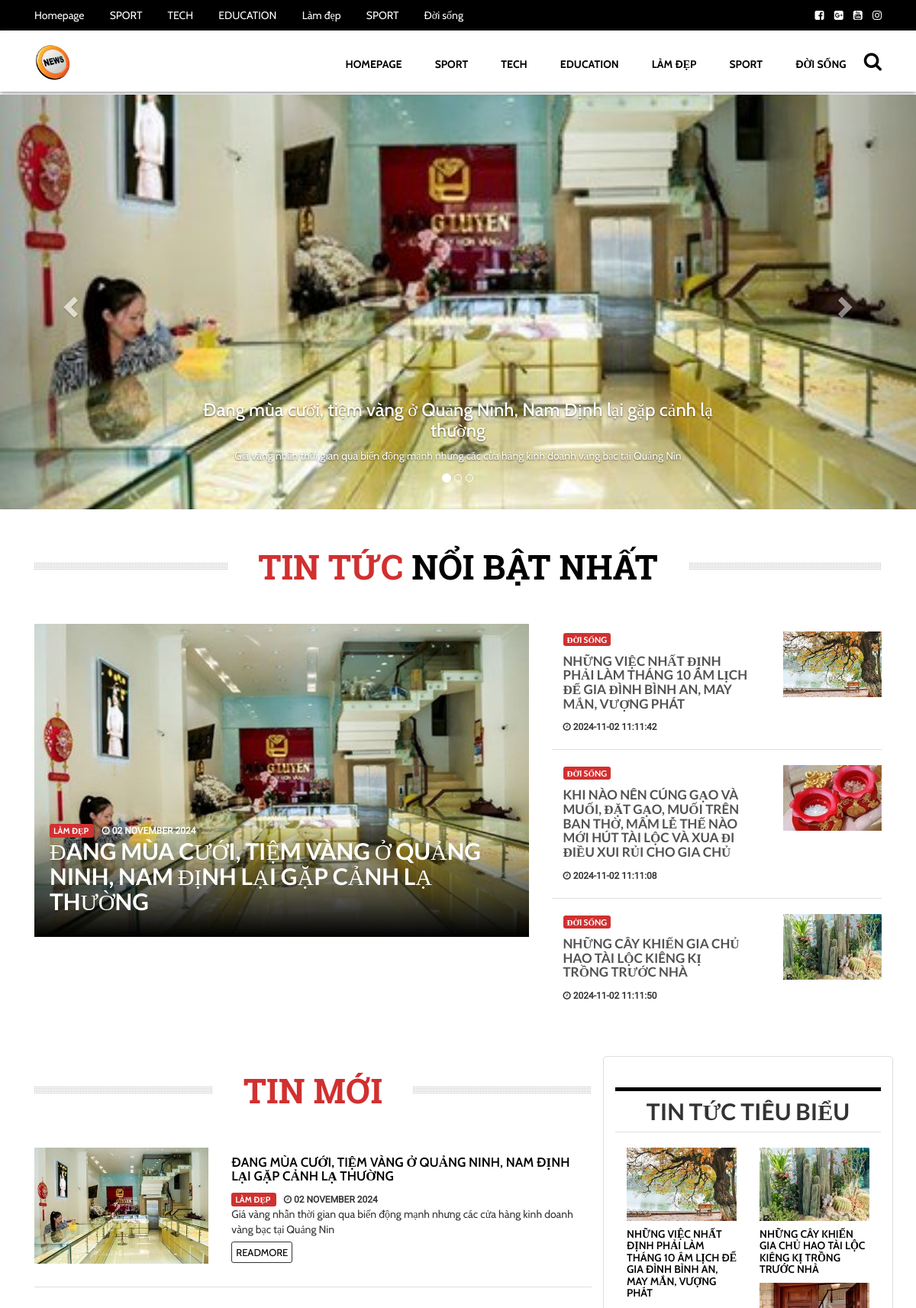
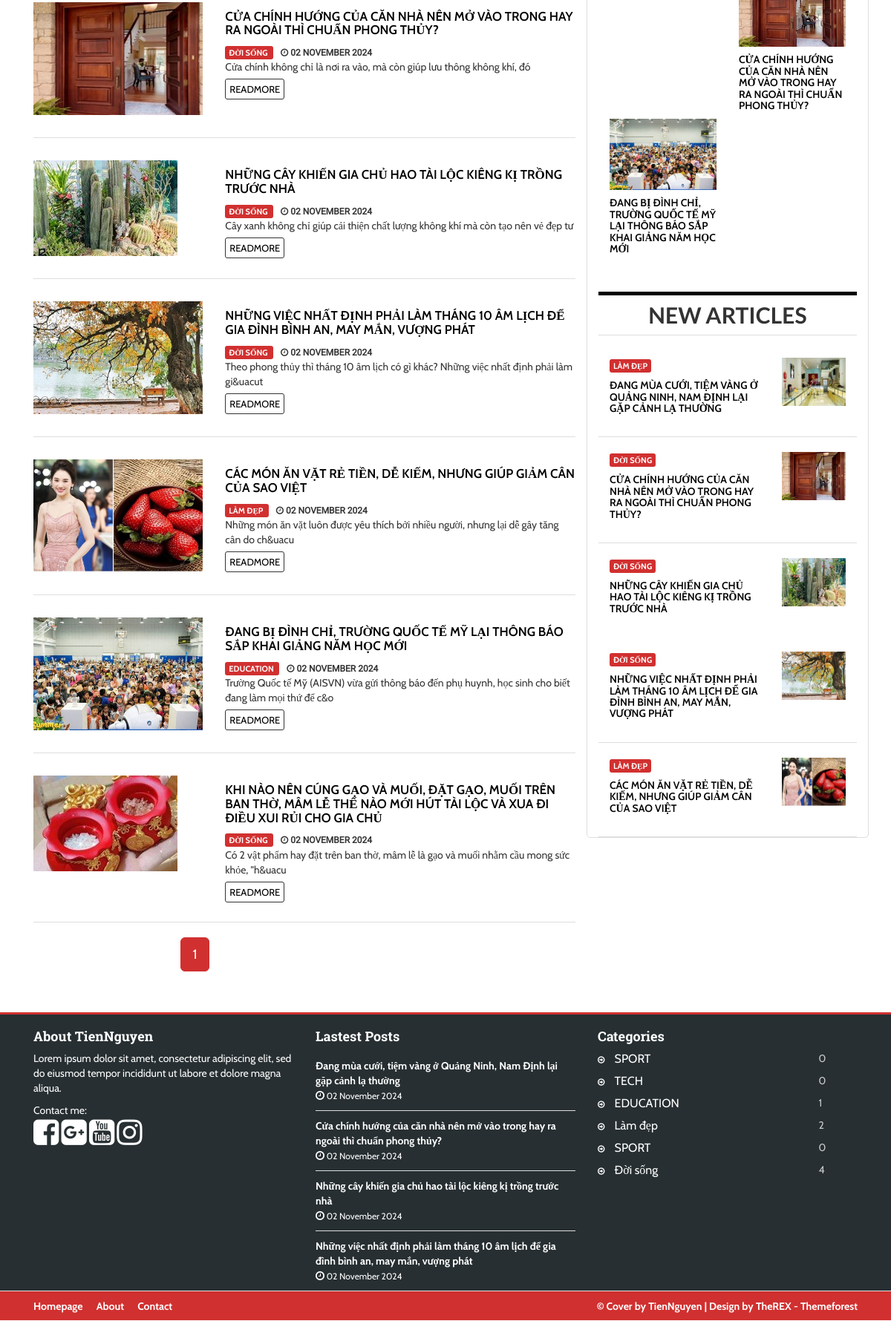
The page / on the database its author committed (2 pictures, top to bottom).
### tables this page shows
CREATE TABLE `categories` (
  `id` int(11) NOT NULL,
  `category_name` varchar(255) DEFAULT NULL,
  `category_url` varchar(255) DEFAULT NULL
);

CREATE TABLE `posts` (
  `id` int(11) NOT NULL,
  `category_id` int(11) NOT NULL,
  `user_id` int(11) NOT NULL DEFAULT 0,
  `title` varchar(255) NOT NULL,
  `detail` text NOT NULL,
  `thumbnail` varchar(255) DEFAULT NULL,
  `post_time` datetime NOT NULL,
  `post_url` varchar(255) DEFAULT NULL,
  `views` int(11) NOT NULL
);

### models/BaseModel.php (called while the page is built, shortened)
<?php
class BaseModel
{
	static function where($arr = []){
		$model = new static();
		$model->queryBuilder = "select * from " . $model->tableName;
		if(count($arr) == 2){
			$model->queryBuilder .= " where ";
			$model->queryBuilder .= $arr[0] . " = '$arr[1]'";
		}
		return $model;
	}
	public function limit($args = null)
	{
		$this->queryBuilder.= ' LIMIT ' ;
		if (!is_array($args)) {
			$this->queryBuilder.= $args;
		}
		else {
			if (count($args) == 1) {
			$this->queryBuilder.= $args[0];
			}
			elseif (count($args) == 2) {
				$this->queryBuilder.= $args[0] . ", " . $args[1];
			}
		}
		return $this;
	}
	static function all(){
		$model = new static();
		$model->queryBuilder = "select * from " . $model->tableName;
		return $model->get();
	}
	static function findOne($id){
		$model = new static();
		$model->queryBuilder = "select * from " . $model->tableName
								. " where id = '$id'";
		$result = $model->get();
		return $result[0];
	}
	function first(){
		$result = $this->get();
		if(count($result) > 0){
			return $result[0];
		}
		return null;
	}
	function orderBy($arr = []){
		if(strpos($this->queryBuilder, 'order by') === false){
			$this->queryBuilder .= " order by ";
		}else{
			$this->queryBuilder .= ", ";
		}
		if(count($arr) == 1){
			$this->queryBuilder .= $arr[0]. " asc ";
		}else if(count($arr) == 2){
			$this->queryBuilder .= $arr[0]. " " . $arr[1] . " ";
		}
		return $this;
	}
	function get(){
		$conn = $this->getConnect();
		$stmt = $conn->prepare($this->queryBuilder);
		$stmt->execute();
		$result = $stmt->fetchAll(\PDO::FETCH_CLASS, get_class($this));
		return $result;
	}
	function getConnect()
	{
		$servername = '127.0.0.1';
		$dbname = 'tintuc_php';
		$dbusername = 'root';
		$dbpwd = '';
		$conn = new \PDO("mysql:host=$servername;dbname=$dbname;charset=utf8", $dbusername, $dbpwd);
		$conn->setAttribute(\PDO::ATTR_EMULATE_PREPARES,TRUE);
		return $conn;
	}
}
 ?>

### controllers/HomeController.php (called while the page is built, shortened)
<?php
class HomeController extends BaseController
{
	function index()
	{
		$postmodel = new \models\Post();
		$total = count($postmodel->all());
		$config = \models\Config::where(['config_name', 'numofpost'])->get();
		$numofpost = $config[0]->config_value;
		$allpages = ceil($total/$numofpost);
		$currentpage = isset($_GET['page'])==true?$_GET['page']:0;
		$post = $postmodel->where()->orderBy(['post_time', 'desc'])->limit([$currentpage*$numofpost, $numofpost])->get();
		$sidebar = 'views/layout/sidebar.php';
		$hotnews = $this->hotNews();
		$site = new \models\Config();
		$toppost = $postmodel->where()->orderBy(['views', 'desc'])->limit([5])->get();
		$title = $site->where(['config_name', 'title'])->first()->config_value;
		$description = $site->where(['config_name', 'description'])->first()->config_value;
		$favicon = $site->where(['config_name', 'favicon'])->first()->config_value;
		return $this->render("views/homepage.php", compact("post", "allpages", "currentpage", "sidebar", 'hotnews', 'title', 'description', 'favicon', 'toppost'), "views/layout/layout.php");
	}
	public function hotNews()
	{
		$post = new \models\Post();
		$toponepost = $post->where()->orderBy(['views', 'desc'])->first();
		$top4post = $post->where()->orderBy(['views', 'desc'])->limit([1, 3])->get();
		return $this->render("views/hotnews.php", compact('toponepost', 'top4post'));
	}
}
 ?>

### views/layout/layout.php (called while the page is built)
<?php
require_once "views/layout/header.php";
include_once $viewPath;
require_once "views/layout/footer.php";
 ?>

### models/Post.php (called while the page is built, shortened)
<?php
class Post extends BaseModel
{
	public function category(){
		$category = \models\Category::findOne($this->category_id)->category_name;
		return $category;
	}
}
 ?>

### models/Category.php (called while the page is built, shortened)
<?php
class Category extends BaseModel
{
	public function getPostsOfCate() {
		$post = new \models\Post();
		$mypost = $post->where(['category_id', $this->id])->orderBy(['post_time', 'desc'])->get();
		return $mypost;
	}
	public function countPost()
	{
		return count($this->getPostsOfCate());
	}
}
 ?>

### views/homepage.php (the view, shortened to what this page needs)
<section class="slider hidden-xs">
	<section id="myCarousel" class="carousel slide" data-ride="carousel">
		<ol class="carousel-indicators">
			<li data-target="#myCarousel" data-slide-to="0" class="active"></li>
			<li data-target="#myCarousel" data-slide-to="1"></li>
			<li data-target="#myCarousel" data-slide-to="2"></li>
		</ol>
		<section class="carousel-inner">
			<?php
			$i = 0;
			foreach ($toppost as $value):
				$i++;
			 ?>
			<section class="item <?php echo $i==1?'active':null; ?>">
				<img src="<?=getUrl('public/images/uploaded/'.$value->thumbnail) ?>" alt="">
				<div class="carousel-caption">
					<h3><a class="slidelink" href="<?=getUrl('post?id='.$value->id) ?>"><?=$value->title ?></a></h3>
					<p><?php
				    ?></p>
				</div>
			</section>
			<?php endforeach; ?>
		</section>
		<a class="left carousel-control" href="#myCarousel" data-slide="prev">
			<span class="glyphicon glyphicon-chevron-left"></span>
		</a>
		<a class="right carousel-control" href="#myCarousel" data-slide="next">
			<span class="glyphicon glyphicon-chevron-right"></span>
		</a>
	</section>
</section>
<section class="article container">
	<?php echo $hotnews ?>
	<section class="fashion_and_travel row">
		<section class="travel col-lg-8">
			<h2 class="article__title">
				<span><i>Tin Mới</i></span>
			</h2>
			<?php
			foreach ($post as $value):
			 ?>
			<section class="travel__news">
				<section class="col-xs-4">
					<img src="<?=getUrl('public/images/uploaded/'.$value->thumbnail) ?>" alt="">
				</section>
				<section class="col-xs-8">
					<h4>
						<a href="<?=getUrl('post?id='.$value->id) ?>"><?=$value->title ?></a>
					</h4>
					<span class="catename">
						<?=$value->category() ?>
					</span>
					<span class="posttime">
						<i class="fa fa-clock-o"></i>
						<?php
							echo convertTime($value->post_time);
						?>
					</span>
					<p>
			         </p>
					<span class="readmore"><a href="#">READMORE</a></span>
				</section>
			</section>
			<?php endforeach; ?>
			<div class="col-xs-6 col-xs-offset-3">
			    <ul class="pagination pagination-lg">
			    	<?php for ($i=0; $i < $allpages; $i++) {
			    	?>
			    	<li <?php if ($currentpage == $i) {
			    		echo 'class="active"';
			    	} ?>><a href="<?=getUrl('?page='.$i) ?>"><?=$i+1 ?></a></li>
			    <?php
			    	} ?>
			    </ul>
			</div>
		</section>
		<?php include_once $sidebar; ?>
	</section>
</section>

### index.php (shortened to what this page needs)
<?php
$url = isset($_GET['url']) == true ? $_GET['url'] : "/";
switch ($url) {
	case "/":
		$ctl = new HomeController();
		echo $ctl->index();
		break;
}
  ?>

### controllers/BaseController.php (shortened to what this page needs)
<?php
class BaseController
{
	function render($file, $variables = array(), $layout = null) {
		$variables['viewPath'] = $file;
        extract($variables);
        if($layout != null){
        	include_once $layout;
        }else{
        	include_once $file;
        }
        $renderedView = ob_get_clean();
        return $renderedView;
    }
}
 ?>

### views/hotnews.php (shortened to what this page needs)
<section class="sport row" style="margin-bottom: 50px">
	<section class="col-lg-12">
		<h2 class="article__title">
			<span><i>Tin Tức</i> Nổi Bật Nhất</span>
		</h2>
		<section class="sport__video col-lg-7">
			<a href="<?=getUrl('post?id='.$toponepost->id) ?>">
				<img src="<?=getUrl('public/images/uploaded/'.$toponepost->thumbnail) ?>" alt="">
				<section class="sport__video__description">
					<span class="catename">
						<?php echo $toponepost->category() ?>
					</span>
					<span class="posttime">
						<i class="fa fa-clock-o"></i> <?php echo convertTime($toponepost->post_time); ?>
					</span>
					<h3>
						<?=$toponepost->title ?>
					</h3>
				</section>
			</a>
		</section>
		<section class="sport__boxlist col-lg-5">
			<?php foreach ($top4post as $value): ?>
			<section class="sport__listnews">
				<section class="col-xs-8">
					<span class="catename">
						<?php echo  $value->category(); ?>
					</span>
					<h4>
						<a href="<?=getUrl('post?id='.$value->id) ?>"><?=$value->title ?></a>
					</h4>
					<span class="posttime">
						<i class="fa fa-clock-o"></i> <?php echo  $value->post_time; ?>
					</span>
				</section>
				<section class="col-xs-4">
					<img src="<?=getUrl('public/images/uploaded/'.$value->thumbnail) ?>" alt="">
				</section>
			</section>
			<?php endforeach ?>
		</section>
	</section>
</section>

### views/layout/header.php (shortened to what this page needs)
<!DOCTYPE html>
<html lang="en">
<head>
	<link rel="stylesheet" href="<?=getUrl('public/css/bootstrap/css/bootstrap.min.css') ?>">
	<link rel="stylesheet" href="<?=getUrl('public/css/css.css') ?>">
	<link rel="stylesheet" href="<?=getUrl('public/fonts/font-awesome-4.7.0/css/font-awesome.min.css') ?>">
</head>
<body>
<?php $categorymenu = \models\Category::all(); ?>
	<header>
		<section class="top-header hidden-xs">
			<section class="container">
				<section class="row">
					<?php
					if (!isset($_SESSION['user']) && !isset($_COOKIE['remember_token'])) {
					 ?>
					<section class="col-lg-9">
						<ul class="top-menu">
							<li>
								<a href="<?=getUrl('') ?>">Homepage</a>
							</li>
						<?php
							foreach ($categorymenu as $value):
						?>
						<li>
							<a href="<?=getUrl('category?id='.$value->id) ?>"><?=$value->category_name ?></a>
						</li>
						<?php
							endforeach;
						 ?>
						</ul>
					</section>
					<section class="col-lg-3">
						<a href=""><i class="fa fa-facebook-square" aria-hidden="true"></i></a>
						<a href=""><i class="fa fa-google-plus-square" aria-hidden="true"></i></a>
						<a href=""><i class="fa fa-youtube-square" aria-hidden="true"></i></a>
						<a href=""><i class="fa fa-instagram" aria-hidden="true"></i></a>
					</section>
					<?php
					}
					?>
				</section>
			</section>
		</section>
		<section class="header">
		<section class="container">
			<section class="row">
				<section class="col-lg-3">
					<a href="<?=getUrl() ?>"><img src="<?=getUrl('public/images/abc.png') ?>" alt="Logo"></a>
				</section>
				<section class="col-lg-9">
					<ul class="menu">
						<li>
							<a href="<?=getUrl('/') ?>">Homepage</a>
						</li>
						<?php
							foreach ($categorymenu as $value):
						?>
						<li>
							<a href="<?=getUrl('category?id='.$value->id) ?>"><?=$value->category_name ?></a>
						</li>
						<?php
							endforeach;
						 ?>
						<li class="search" id="search" style="font-size: 25px">
							<a href="#"><i class="fa fa-search" aria-hidden="true"></i></a>
						</li>
					</ul>
				</section>
			</section>
		</section>
		</section>
	</header>

### commons/utils.php (shortened to what this page needs)
<?php
function getUrl($path = ""){
	$currentUrlpath = $GLOBALS['url'];
	$absoluteUrl = "http://".$_SERVER['HTTP_HOST'].$_SERVER['REQUEST_URI'];
	$absoluteUrl = substr($absoluteUrl, 0, strrpos($absoluteUrl ,'/'));
	return $absoluteUrl.'/'.$path;
}
function convertTime($str){
$date = new \DateTime($str);
return $date->format('d F Y');
}
function description($desc, $length)
{
	$desc = strip_tags ($desc) ;
	if (strlen($desc)>$length) {
	  $desc = substr($desc, 0, $length);
	}
	echo $desc;
	}
 ?>

### views/layout/sidebar.php (shortened to what this page needs)
<aside class="col-lg-4 ">
			<?php
		$sidebarpost = new \models\Post();
		$allpostsidebar = $sidebarpost->all();
		$random = true;
		if ($random == true) {
		$rand_key = array_rand($allpostsidebar, 4);
		$randompost = [];
		for ($i=0; $i < count($rand_key); $i++) {
			$randompost[] = $allpostsidebar[$rand_key[$i]];
		}
		 ?>
				<section class="fahsion hidden-xs">
					<h2>
						Tin Tức Tiêu Biểu
					</h2>
					<?php
					foreach ($randompost as $value):
					 ?>
					<section class="fahsion__news col-lg-6">
						<img src="<?=getUrl('public/images/uploaded/'.$value->thumbnail); ?>" alt="">
						<h4>
							<a href="<?=getUrl('post?id='.$value->id) ?>"><?=$value->title ?></a>
						</h4><section class="clear"></section>
					</section>
					<?php endforeach; ?>
				</section>
				<?php } ?>
				<section class="newnews">
					<h2>
						New Articles
					</h2>
					<section class="newnews__boxlist">
						<?php
							$newarticle = $sidebarpost->where()->orderBy(['post_time', 'desc'])->limit(5)->get();
							foreach ($newarticle as $value):
						?>
						<section class="newnews__listnews">
							<section class="col-xs-8">
								<span class="catename">
									<?=$value->category() ?>
								</span>
								<h4>
									<a href="<?=getUrl('post?id='.$value->id) ?>"><?=$value->title ?></a>
								</h4>
							</section>
							<section class="col-xs-4">
								<img src="<?=getUrl('public/images/uploaded/'.$value->thumbnail); ?>" alt="">
							</section>
						</section>
					<?php endforeach; ?>
					</section>
				</section>
			</aside>

### views/layout/footer.php (shortened to what this page needs)
	<footer>
		<section class="container">
			<section class="row">
				<section class="col-lg-4">
					<h2>
						About TienNguyen
					</h2>
					<section class="footer__box">
						<p>
							Lorem ipsum dolor sit amet, consectetur adipiscing elit, sed do eiusmod tempor incididunt ut labore et dolore magna aliqua.
						</p>
						Contact me: <br>
						<a href=""><i class="fa fa-facebook-square" aria-hidden="true"></i></a>
						<a href=""><i class="fa fa-google-plus-square" aria-hidden="true"></i></a>
						<a href=""><i class="fa fa-youtube-square" aria-hidden="true"></i></a>
						<a href=""><i class="fa fa-instagram" aria-hidden="true"></i></a>
					</section>
				</section>
				<section class="col-lg-4">
					<h2>
						Lastest Posts
					</h2>
					<section class="footer__box">
						<?php
						$lastest = \models\Post::where()->orderBy(['post_time', 'desc'])->limit(4)->get();
						foreach ($lastest as $value): ?>
						<section class="footer__box__lastest">
							<a href="<?=getUrl('post?id='.$value->id) ?>"><?=$value->title ?></a>
							<span class="posttime"><br>
								<i class="fa fa-clock-o"></i> <?php
								echo convertTime($value->post_time);
							?>
							</span>
						</section>
						<?php endforeach ?>
					</section>
				</section>
				<section class="col-lg-4">
					<h2>
						Categories
					</h2>
					<?php
					$categories = \models\Category::all();
					 ?>
					<section class="footer__box__categories">
						<?php foreach ($categories as $value): ?>
						<section class="footer__category">
							<section class="footer__category--left">
								<i class="fa fa-arrow-circle-o-right" aria-hidden="true"></i>
								<a href="#"><?php echo $value->category_name ?></a>
							</section>
							<span>
								<?php echo $value->countPost() ?>
							</span>
						</section>
						<?php endforeach ?>
					</section>
				</section>
			</section>
		</section>
		<section class="footer__bottom">
			<section class="container">
				<section class="row">
					<section class="footer__bottom__left col-lg-6">
						<a href="#">Homepage</a>
						<a href="#">About</a>
						<a href="#">Contact</a>
					</section>
					<section class="footer__bottom__right col-lg-6">
						© Cover by TienNguyen | Design by TheREX - Themeforest
					</section>
				</section>
			</section>
		</section>
	</footer>
</body>
</html>

### views/homepage.php (style rules this page uses)
ul.pagination li.active a { background-color: #d13030; border-color: #d13030; color: #FFF; }
ul.pagination li a { border-color: #d13030; color: #d13030; }

### rows shown on the page
categories: category_name "SPORT", countPost "0"
categories: category_name "TECH", countPost "0"
categories: category_name "EDUCATION", countPost "1"
categories: category_name "Làm đẹp", category_name "LÀM ĐẸP", countPost "2"
categories: category_name "SPORT", countPost "0"
categories: category_name "Đời sống", category_name "ĐỜI SỐNG", countPost "4"
posts: thumbnail (picture), title "Đang mùa cưới, tiệm vàng ở Quảng Ninh, Nam Định lại gặp cảnh lạ thường", detail "Giá vàng nhẫn thời gian qua biến động mạnh nhưng các cửa hàng kinh doanh vàng bạc tại Quảng Nin", category.category_name "LÀM ĐẸP", post_time "02 NOVEMBER 2024", title "ĐANG MÙA CƯỚI, TIỆM VÀNG Ở QUẢNG NINH, NAM ĐỊNH LẠI GẶP CẢNH LẠ THƯỜNG", post_time "02 November 2024"
posts: category.category_name "ĐỜI SỐNG", title "NHỮNG VIỆC NHẤT ĐỊNH PHẢI LÀM THÁNG 10 ÂM LỊCH ĐỂ GIA ĐÌNH BÌNH AN, MAY MẮN, VƯỢNG PHÁT", post_time "2024-11-02 11:11:42", thumbnail (picture), post_time "02 NOVEMBER 2024", detail "Theo phong thủy thì tháng 10 âm lịch có gì khác? Những việc nhất định phải làm gi&uacut", title "Những việc nhất định phải làm tháng 10 âm lịch để gia đình bình an, may mắn, vượng phát", post_time "02 November 2024"
posts: category.category_name "ĐỜI SỐNG", title "KHI NÀO NÊN CÚNG GẠO VÀ MUỐI, ĐẶT GẠO, MUỐI TRÊN BAN THỜ, MÂM LỄ THẾ NÀO MỚI HÚT TÀI LỘC VÀ XUA ĐI ĐIỀU XUI RỦI CHO GIA CHỦ", post_time "2024-11-02 11:11:08", thumbnail (picture), post_time "02 NOVEMBER 2024", detail "Có 2 vật phẩm hay đặt trên ban thờ, mâm lễ là gạo và muối nhằm cầu mong sức khỏe, \"h&uacu"
posts: category.category_name "ĐỜI SỐNG", title "NHỮNG CÂY KHIẾN GIA CHỦ HAO TÀI LỘC KIÊNG KỊ TRỒNG TRƯỚC NHÀ", post_time "2024-11-02 11:11:50", thumbnail (picture), post_time "02 NOVEMBER 2024", detail "Cây xanh không chỉ giúp cải thiện chất lượng không khí mà còn tạo nên vẻ đẹp tư", title "Những cây khiến gia chủ hao tài lộc kiêng kị trồng trước nhà", post_time "02 November 2024"
posts: thumbnail (picture), title "CỬA CHÍNH HƯỚNG CỦA CĂN NHÀ NÊN MỞ VÀO TRONG HAY RA NGOÀI THÌ CHUẨN PHONG THỦY?", category.category_name "ĐỜI SỐNG", post_time "02 NOVEMBER 2024", detail "Cửa chính không chỉ là nơi ra vào, mà còn giúp lưu thông không khí, đó", title "Cửa chính hướng của căn nhà nên mở vào trong hay ra ngoài thì chuẩn phong thủy?", post_time "02 November 2024"
posts: thumbnail (picture), title "CÁC MÓN ĂN VẶT RẺ TIỀN, DỄ KIẾM, NHƯNG GIÚP GIẢM CÂN CỦA SAO VIỆT", category.category_name "LÀM ĐẸP", post_time "02 NOVEMBER 2024", detail "Những món ăn vặt luôn được yêu thích bởi nhiều người, nhưng lại dễ gây tăng cân do ch&uacu"
posts: thumbnail (picture), title "ĐANG BỊ ĐÌNH CHỈ, TRƯỜNG QUỐC TẾ MỸ LẠI THÔNG BÁO SẮP KHAI GIẢNG NĂM HỌC MỚI", category.category_name "EDUCATION", post_time "02 NOVEMBER 2024", detail "Trường Quốc tế Mỹ (AISVN) vừa gửi thông báo đến phụ huynh, học sinh cho biết đang làm mọi thứ để c&o"
